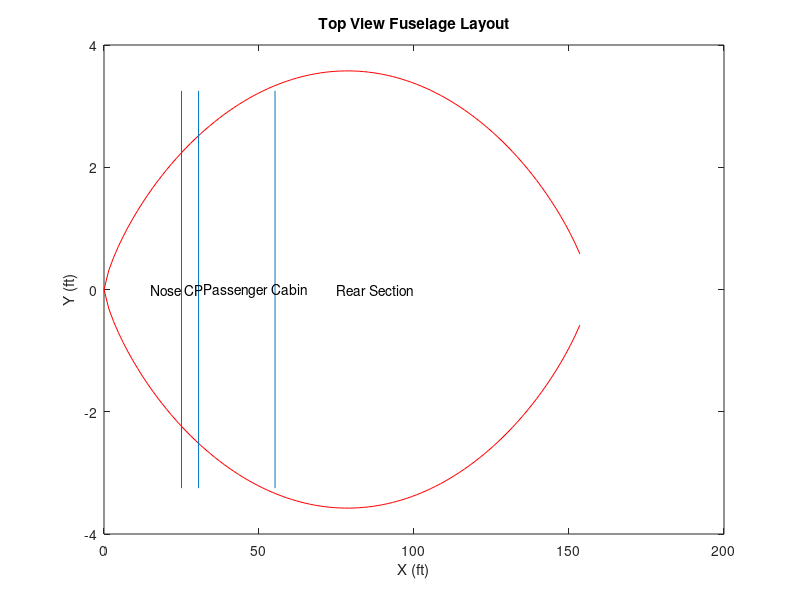

The MATLAB source for this figure:
%% Fuselage Preliminary Design % Sadraey %
% Meta
% FUSELAGE DESIGN CHANGED TO SEARS-HAACK BODY
% Total Length Extended to 150ft
%%
% Test Change in GITHUB
% Design Requirements 
% Main: Accomodate Passengers
% Secondary: Must accomodate crew, landing gear, fuel, systems, empennage
% Optimization: Low Drag, Positive Lift generation, low weight, comfort,
% structural flight, external symmetry, low wetted area
%% Load Aircraft Variables
if ~exist('Wt', 'var')
   clc;
   clear;
   load('aircraft_vars.mat'); 
   close all;
end

%% Determine Number of Passengers and Crew
n_p = 10; % number of passengers
n_c = 2; % number of crew members
%% Establish Human Size and Target Passenger
% Passengers will be from U.S.
% Figures 7.5 and 7.6
% Design for passengers that are 5' 2" - 6' 3"
% Arm length 2.6 ft
% Chair Height 1.6 ft
% Shoulder to Shoulder 2ft
%% Cockpit % Sadraey %
% Distance from spine to taxi instrument 3.5 ft
% 1ft minimum from butt to floor
% 4 - 10 cm
T_w = 0.23; % ft with 7 cm wall thickness
L_CP = 5.5; %ft preliminary choice
W_pilot = 15/12; % distance between pilot seats (aisle) ft 
% Table 7.4
W_CPs = 20/12; % seat width cockpit ft
W_CP = 2*W_CPs + W_pilot; % Cockpit Width interior
% Equation 7.9 
D_CP = W_CP + 2*T_w; % diameter of cockpit with thickness included
% Must look into instrumentation sizing
fprintf('Cockpit Diameter is %0.2f ft \n',D_CP)
fprintf('Cockpit Length is %0.2f ft \n',L_CP)
%% Passenger Cargo
% pg 369 Eq 7.4
v_b = 5.156; % average bag/luggage size ft^3
v_btotal = n_p * v_b; %ft^3


%% L/D length to diameter ratio
% Table 7.7
% L/D for Concorde is 23.
% shooting for this range
%% Passenger Cabin % Sadraey %
% Calculate Cabin Diameter
W_s = 25/12 ; % seat width ft
% Table 7.3
W_a = 23/12; % aisle distance ft
W_C = 2*W_s + W_a; % Interior Cabin Width ft
% Equation 7.9
D_C = W_C + 2*T_w; % Cabin Diameter ft

% Calculate Cabin Length
P_s = 40/12; % seat pitch or distance between seats (ft)

n_r = n_p/2; % number of rows
% Equation 7.1
L_C = n_r*P_s+8; % Cabin Length
fprintf('Passenger Cabin Diameter is %0.2f ft \n',D_C)
fprintf('Passenger Cabin Length is %0.2f ft \n',L_C)
% Headroom from Table 7.4
% Will we have carry-on over or same level?
Headroom = 66.912; %ft for first class
% Must also consider lavatory

%% Cargo
% Depends on volume and will most likely be beneath passenger cabin
%% Nose Design
% Look at supersonic design and weight and balance
L_n = 25; % arbitrary length of nose ft
% Looking at the SEARS-HACK Body Equation from WIKIPEDIA
% x = linspace(0,0.5,100); % range
% R_max = 2; % arbitrary maximum nose radius ft
% V_n = (3*pi^2/16 * R_max^2*L_n)/2; % Volume of nose
% S_x = pi*R_max^2*(4*x.*(1-x)).^(3/2); % nose cross sectional area
% r_x = R_max*(4*x.*(1-x)).^(3/4);% nose radius
% FigHandle = figure('Position', [250, 250, L_n*40, R_max*40]);
% figure(1)
% plot(2*x*L_n,r_x,'r',2*x*L_n,-r_x,'r')
% title('Sears-Hack Body Nose Design')
% Based on Wave Drag Equation, wave drag is reduced by increasing length
% and decreasing volume
% calculated from the derivative of the radius
% Theta = 16.4223 degrees
% Beta = 58.471 degrees
% Oblique Shock Ma2 = 1.06
%% Rear Section
% Will Include Tail and Wing as well for supersonic aircraft.

L_R = 98.33; % arbitrary length of rear section ft


%% Length to Diameter Ratio Fineness Ratio
L_N = 25; % arbitrary length of nose ft
%% Length of Fuselage
% Equation 7.10 
L_F = L_CP + L_C + L_N + L_R; % Total Fuselage Length
fprintf('The fuselage length is %0.2f ft \n',L_F)
%% Length to Diameter Ratio
Dmax = 100/12;
LF_DF = L_F/Dmax; 
fprintf('The L/D ratio for the fuselage is %0.2f  \n',LF_DF)
%% Fuel Tanks
m_f = 213514/9.81; % kg of fuel
% Table 7.8 for fuel types and density
rho_f = 840; % kg/m^3
V_f = m_f/rho_f; % m^3
V_f = V_f * 35.31; % ft^3
fprintf('The fuel tank volume is %0.2f ft^3 \n',1.2*V_f)
%% Volume of Bottom Half
% Equation 7.4a
V_bot = 0.5* (pi*W_C^2/4*(L_C+L_R));
fprintf('The bottom volume for the fuselage is %0.2f ft^3 \n',V_bot)
%% SEARS-HACK FUSELAGE
% Look at supersonic design and weight and balance
L_F2 = L_F; % Length of Fuselage
% Looking at the SEARS-HACK Body Equation from WIKIPEDIA
x = linspace(0,1,100); % range
x_2 = linspace(0,150*12,100);
R_max = D_C/2; % maximum radius of Sears Haack
V_n = (3*pi^2/16 * R_max^2*L_F2)/2;
S_x = pi*R_max^2*(4*x.*(1-x)).^(3/2); % nose cross sectional area
r_x = R_max*(4*x.*(1-x)).^(3/4);
r_x2 = ((1/(12.*L_F2)).*(4.*x_2.*(12.*L_F2-x_2)).^.75)/12; % Solidworks
figure('Position', [250, 250, L_F2*40, R_max*40]);
%figure(1)
x_CP = L_n+L_CP;
x_C = x_CP + L_C;
plot(x*L_F2,r_x2,'r',x*L_F2,-r_x2,'r')
line([L_n L_n], [-3.25 3.25]);
line([x_CP x_CP], [-3.25 3.25]);
line([x_C x_C], [-3.25 3.25]);

ylabel('Y (ft)')
xlabel('X (ft)')
title('Top View Fuselage Layout')
text(32,0,'Passenger Cabin')
text(26,0,'CP')
text(15,0,'Nose')
text(75,0,'Rear Section')
%title('Haack Body Fuselage Design')
%%
% z = L_F*x;
% Z = meshgrid(z,z);
% Theta = linspace(0,2*pi,100);
% [R ,PHI] = meshgrid(r_x,Theta);
% FigHandle = figure('Position', [50, 50, 600, 600]);
% surf(R.*cos(PHI), R.*sin(PHI), Z);
% view(3)
% set(gca,'zdir','reverse')
% colormap hsv
% axis equal
